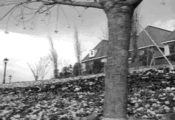
%> input picture Motion Tracking using Lucas-Kanade/flowergarden/img030.pgm, 175 x 120 px
$ octave --eval "result = hariscorner(imread('flowergarden/img030.pgm'));"   (GNU Octave 9; MATLAB toolbox functions it lacks are replaced by stand-ins)
%> lines starting %> are read from the running program, lines starting %| are printed output that depends on the picture
function [x,y] = hariscorner(I)

k = 0.04;
Threshold = 8.5e8;
sigma = 1;
halfwid = sigma * 3;

[xx, yy] = meshgrid(-halfwid:halfwid, -halfwid:halfwid);

Gxy = exp(-(xx .^ 2 + yy .^ 2) / (2 * sigma ^ 2));

Gx = xx .* exp(-(xx .^ 2 + yy .^ 2) / (2 * sigma ^ 2));
Gy = yy .* exp(-(xx .^ 2 + yy .^ 2) / (2 * sigma ^ 2));

numOfRows = size(I, 1);
%> numOfRows = 120
numOfColumns = size(I, 2);
%> numOfColumns = 175

% 1) Compute x and y derivatives of image
Ix = conv2(Gx, I);
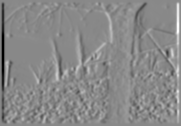
%> Ix: size 126x181 double; min -581.8, max 501.2, mean 0; drawn with min black and max white
Iy = conv2(Gy, I);
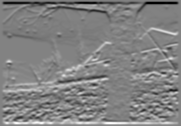
%> Iy: size 126x181 double; min -412.9, max 395.1, mean 0; drawn with min black and max white

%size(Ix)

% 2) Compute products of derivatives at every pixel
Ix2 = Ix .^ 2;
Iy2 = Iy .^ 2;
Ixy = Ix .* Iy;
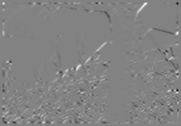
%> Ixy: size 126x181 double; min -71583.2, max 68241.8, mean 283.8; drawn with min black and max white

% 3)Compute the sums of the products of derivatives at each pixel
Sx2 = conv2(Gxy, Ix2);
Sy2 = conv2(Gxy, Iy2);
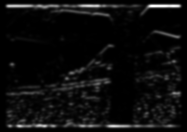
%> Sy2: size 132x187 double; min 3.43e-34, max 718617.9, mean 37569.7; drawn with min black and max white
Sxy = conv2(Gxy, Ixy);
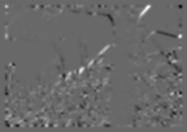
%> Sxy: size 132x187 double; min -173002.7, max 249008.4, mean 1646.8; drawn with min black and max white

im = zeros(numOfRows, numOfColumns);
for x=1:numOfRows
   for y=1:numOfColumns
       % 4) Define at each pixel(x, y) the matrix H
       H = [Sx2(x, y) Sxy(x, y); Sxy(x, y) Sy2(x, y)];

       % 5) Compute the response of the detector at each pixel
       R = det(H) - k * (trace(H) ^ 2);

       % 6) Threshold on value of R
       if (R > Threshold)
          im(x, y) = R;
       end
   end
end
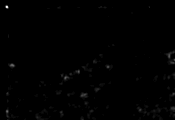
%> im: size 120x175 double; min 0, max 3.5e+10, mean 160040779.4; drawn with min black and max white

% 7) Compute nonmax suppression
output = im > imdilate(im, [1 1 1; 1 0 1; 1 1 1]);
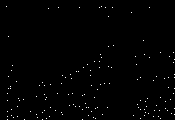
%> output: size 120x175 logical; 0.71% white in thin lines or dots

x1=[];y1=[];
[height,width,~]=size(output);
%> height = 120; width = 175
for i=1:height
    for j=1:width
        if output(i,j)==1
            x1=[x1 i];
            y1=[y1 j];
        end
    end
end
%> after the loop, x1 = 149 values from 7 to 120; y1 = 149 values, max 175 at index 24, min 7 at index 1, mean 93.94


% city block distance d=|x2-x1|+|y2-y1|
  x2=[];
  y2=[];

  for i=1:length(x1)-1
      if abs(x1(i+1)-x1(i))+abs(y1(i+1)-y1(i))>2
          x2=[x2 x1(i)];
          y2=[y2 y1(i)];
      end
  end
%> this loop made 148 passes
%> (x2, y2) on passes 1 to 9: (7, 7), ([7 7], [7 102]), ([7 7 8], [7 102 59]), ([7 7 8 8], [7 102 59 80]), ([7 7 8 8 8], [7 102 59 80 100]), ([7 7 8 8 8 8], [7 102 59 80 100 106]), ([7 7 8 8 8 8 8], [7 102 59 80 100 106 113]), ([7 7 8 8 8 8 8 8], [7 102 59 80 100 106 113 150]), ([7 7 8 8 8 8 8 8 9], [7 102 59 80 100 106 113 150 49])
%> after the loop, x2 = 145 values from 7 to 120; y2 = 145 values, max 175 at index 24, min 7 at index 1, mean 94.77
 x=[];
 y=[];

for i=1:100
        if length(x2)>100 % top 100 features
            x=[x x2(i)];
            y=[y y2(i)];

        else
            x=x2;
            y=y2;
        end

end
%> this loop made 100 passes
%> after the loop, x = 100 values from 7 to 108; y = 100 values, max 175 at index 24, min 7 at index 1, mean 95.75
%> `result = hariscorner(imread('flowergarden/img030.pgm'));`: result = 100 values from 7 to 108
% end city block

end

$ run again, on Motion Tracking using Lucas-Kanade/flowergarden/img033.pgm
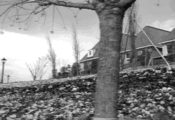
%> input picture Motion Tracking using Lucas-Kanade/flowergarden/img033.pgm, 175 x 120 px
%> in hariscorner, `Sxy = conv2(Gxy, Ixy);`:
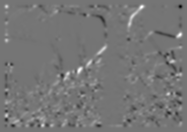
%> Sxy: size 132x187 double; min -172482.1, max 203364.9, mean 1535.8; drawn with min black and max white
%> in hariscorner, `output = im > imdilate(im, [1 1 1; 1 0 1; 1 1 1]);`:
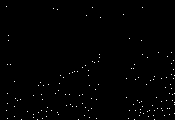
%> output: size 120x175 logical; 0.7% white in thin lines or dots
%> after the loop in hariscorner, `for i=1:height`: x1 = 148 values from 7 to 120; y1 = 148 values, max 175 at index 41, min 7 at index 1, mean 102
%> the loop in hariscorner, `for i=1:length(x1)-1` made 147 passes
%> (x2, y2) on passes 1 to 8: (7, 7), ([7 8], [7 93]), ([7 8 8], [7 93 143]), ([7 8 8 9], [7 93 143 54]), ([7 8 8 9 10], [7 93 143 54 58]), ([7 8 8 9 10 15], [7 93 143 54 58 124]), ([7 8 8 9 10 15 16], [7 93 143 54 58 124 87]), ([7 8 8 9 10 15 16 18], [7 93 143 54 58 124 87 101])
%> after the loop in hariscorner, `for i=1:length(x1)-1`: x2 = 145 values from 7 to 120; y2 = 145 values, max 175 at index 40, min 7 at index 1, mean 101
%> the loop in hariscorner, `for i=1:100` made 100 passes
%> after the loop in hariscorner, `for i=1:100`: x = 100 values from 7 to 107; y = 100 values, max 175 at index 40, min 7 at index 1, mean 102.5
%> result = 100 values from 7 to 107
